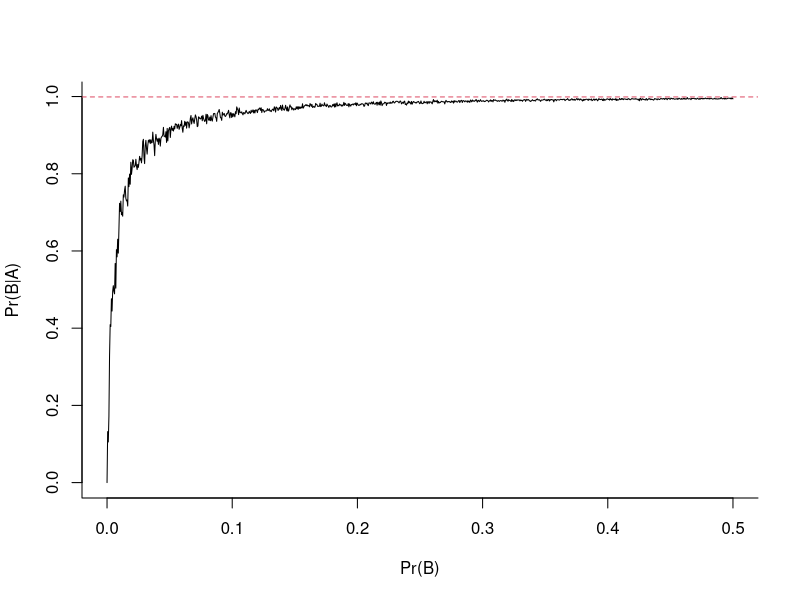

Write the R code that produced this figure.
# Title     : Simulation Genetic Disorder
# Objective : Homework 1 - problem 11
# Created by: marcelacardenas
# Created on: 2/9/21

# A = person tests positive
# B = person has the disorder
# ~A = person tests negative, a.k.a. A-complement
# ~B = person does not have disorder, a.k.a. B-complement

#f simulates n tests to determine prob of B given A for any prob B
#for a known "prob of A given B" and known "prob of A given ~B"
f<-function(p){                    # function that assigns prob of B to p
n <- 10000                          # of tests
# create a sample of size n using elements of 0 and 1
# with probabilities of 1-p and p respectively
B <- sample(c(0,1), n, prob=c(1-p,p), replace=T)
sens <- 0.999                       # prob of A given B
spec <- 1 - 0.005                   # prob of ~A given ~B = 1 - prob of A given ~B
u <- runif(n)                       # n = Unif(0,1) r.v's
A <- ifelse(B==1, u<sens, u<1-spec) # generate A sample based on known info
nBA <- sum(B & A)                   # count occurrences of B intersect A
nA <- sum(A)                        # count occurrences of A
pBgivenA <- nBA/nA                  # calculate prob of B given A
return(pBgivenA)                   # return the result
}

# generate sequence of length x-values starting at from and ending at to
pgrid <- seq(from = 0.00, to = .5, length=1000)

# create container that will hold the y-values; default value is set to 0
y <- rep(0, 1000)

# calculate y-values for each x-value using function defined above
for(i in 1:1000)
  y[i] <- f(pgrid[i])

# create a plot of x (pgrid) and y (y) coordinates
# type indicates the type of graph to make "l" for line
# bty indicates the box type - "l" for L-shaped
# xlab and ylab are the labels for the x and y axes respectively
plot(pgrid, y, type="l", bty="l", xlab="Pr(B)", ylab="Pr(B|A)")

sens <- .999
# add horizontal line (y=sens) with lty (line type) of 2 (dashed)
# and color (col) of 2 (2nd color in the palette())
abline(h=sens,lty=2,col=2)

